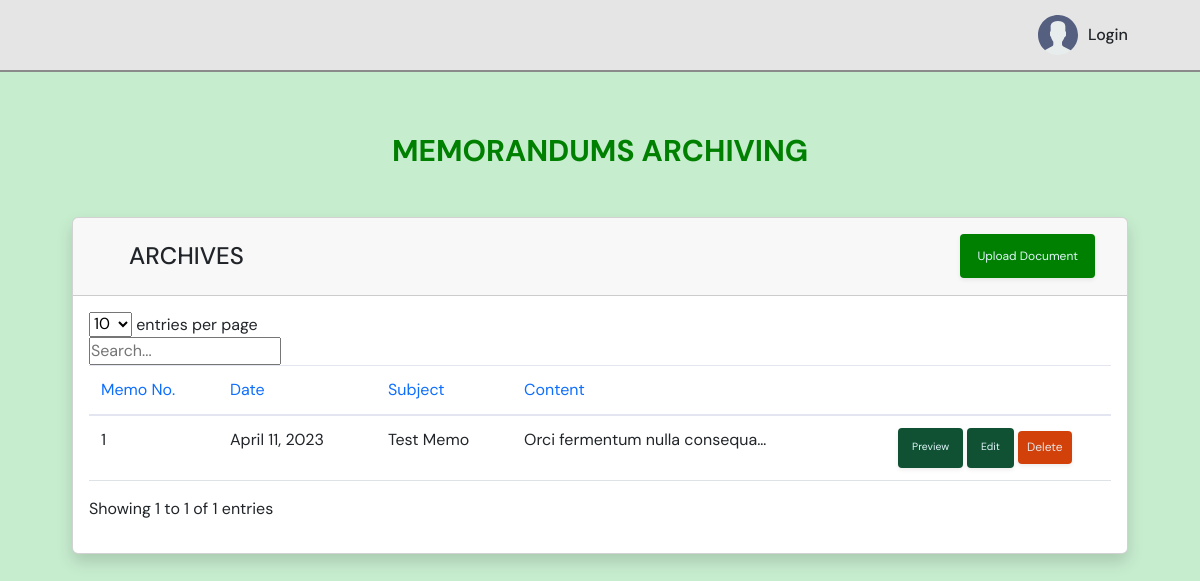
/memorandums/, run on the app's committed database.
### home/models.py (models this page shows, shortened)
class Memorandum(models.Model):
    memo_no = models.CharField(max_length=10, primary_key=True)
    memo_date = models.DateField(null=True, blank=True)
    memo_file = models.FileField(null=True, blank=True)
    memo_subject = models.CharField(max_length=255, null=True, blank=True)
    memo_content = models.TextField(null=True, blank=True)
    memo_to = models.CharField(max_length=100, null=True, blank=True)
    memo_to_pos = models.CharField(max_length=100, null=True, blank=True)
    memo_thru = models.CharField(max_length=100, null=True, blank=True)
    memo_thru_pos = models.CharField(max_length=100, null=True, blank=True)
    memo_from = models.CharField(max_length=100, null=True, blank=True)
    memo_from_pos = models.CharField(max_length=100, null=True, blank=True)
    memo_recomm_by = models.CharField(max_length=100, null=True, blank=True)
    memo_approved_by = models.CharField(max_length=100, null=True, blank=True)
    created_at = models.DateTimeField(auto_now_add=True)
    created_by = models.CharField(max_length=100, null=True, blank=True)
    modified_at = models.DateTimeField(auto_now=True)
    modified_by = models.CharField(max_length=100, null=True, blank=True)
    class Meta:
        ordering = ['-created_at']

### home/views.py (the view)
# urls.py: path('memorandums/', views.memorandums, name="memorandums"),
def memorandums(request):
    memorandums = Memorandum.objects.all()
    context = {
        'navbar': 'memorandum',
        'memorandums': memorandums
    }
    return render(request, 'home/memorandums.html', context)

### templates/home/memorandums.html (shortened to what this page needs)
{% extends 'index.html' %}
{% load static %}
{% block css %}
<link rel="stylesheet" href="{% static 'css/datatables.css' %}" />
{% endblock css %}
{% block content %}
<main>
	<div class="container">
		<h2 class="head-text">MEMORANDUMS ARCHIVING</h2>
		<div class="card shadow mb-4 mt-5">
			<div class="dashboard-header card-header py-3 d-flex flex-row align-items-center justify-content-between">
				<h4 class="font-weight-bold archives">Archives</h4>
				<a href="{% url 'add-memo' %}" class="add-docs d-none d-sm-inline-block btn btn-sm shadow-sm"> Upload Document </a>
			</div>
			<div class="card-body">
				<div class="table-responsive">
					<table class="table datatable" width="100%" cellspacing="0">
						<thead>
							<tr>
								<th>Memo No.</th>
								<th>Date</th>
								<th>Subject</th>
								<th>Content</th>
								<th></th>
							</tr>
						</thead>
						<tbody>
							{% for memo in memorandums %}
							<tr>
								<td>{{memo.memo_no}}</td>
								<td>{{memo.memo_date}}</td>
								<td>{{memo.memo_subject}}</td>
								<td>{{memo.memo_content|truncatechars:30}}</td>
								<td class="text-center">
									<span class="pop dl-docs d-none d-sm-inline-block btn btn-sm shadow-sm"> Preview </span>
									<a href="{% url 'edit-memo' memo.memo_no %}" class="dl-docs d-none d-sm-inline-block btn btn-sm shadow-sm"> Edit </a>
									<a href="{% url 'delete-memo' memo.memo_no %}" class="del-docs d-none d-sm-inline-block btn btn-sm shadow-sm"> Delete </a>
								</td>
							</tr>
							{% endfor %}
						</tbody>
					</table>
				</div>
			</div>
		</div>
	</div>
</main>
 {% endblock content %}

### static/css/style.css (style rules this page uses)
:root { --clr-primary-400: hsl(228, 39%, 23%); --clr-white-500: #e1f6fb; --clr-white: #e5e5e5; --clr-gray: #8b8b8b; --clr-dark-gray: hwb(0 26% 74%); --clr-green-100: #75cb98; --clr-green-200: #5dd693; --clr-green-300: #66b366; --clr-green-400: #00b300; --clr-green-500: #198d19; --clr-green-600: #008000; --clr-green-700: #0f5132; }
*, *::before, *::after { box-sizing: border-box; }
* { margin: 0; padding: 0; font: inherit; }
html, body { position: relative; min-height: 100vh; }
body { font-family: "DM Sans", -apple-system, BlinkMacSystemFont, "Segoe UI", Roboto, Oxygen, Ubuntu, Cantarell, "Open Sans", "Helvetica Neue", sans-serif; text-rendering: optimizeSpeed; line-height: 1.5; background-color: #94dda485; }
a { text-decoration: none; }
main { padding-bottom: 370px; }
.container { padding-inline: 12px; }
.head-text { margin-top: 8.3rem; text-align: center; font-size: 30px; font-weight: 700; color: var(--clr-green-600); }
.archives { padding: 0.5rem 0 0 2.5rem; text-transform: uppercase; }
.add-docs { font-size: 0.75rem; color: var(--clr-white-500); background-color: var(--clr-green-600); padding: 0.75rem 1rem; margin-right: 1rem; }
.dl-docs { font-size: 0.65rem; line-height: 1.2; color: var(--clr-white-500); background-color: var(--clr-green-700); padding: 0.8rem; }
.del-docs { font-size: 0.75rem; line-height: 1.2; color: var(--clr-white); background-color: #d3410b; padding: 0.5rem; }
table { border-collapse: collapse; }
.table { width: 100%; margin-bottom: 1rem; color: #858796; }
.table th, .table td { padding: 0.75rem; vertical-align: top; border-top: 1px solid #e3e6f0; }
.table thead th { vertical-align: bottom; border-bottom: 2px solid #e3e6f0; }
.table-responsive { display: block; width: 100%; overflow-x: auto; -webkit-overflow-scrolling: touch; }
@media (min-width: 575px) { .container { max-width: 570px; width: 100%; margin-inline: auto; } }
@media (min-width: 768px) { :root { --fs-2: 6rem; --fs-3: 5.5rem; } }
@media (min-width: 768px) { .container { max-width: 720px; } }
@media (min-width: 992px) { :root { --fs-3: 7rem; } }
@media (min-width: 992px) { .container { max-width: 150rem; width: 90%; margin: auto; } }
@media (min-width: 1200px) { .container { max-width: 150rem; width: 90%; margin: auto; } }

### data on the page
Memorandum: memo_no "1", memo_date "April 11, 2023", memo_subject "Test Memo", memo_content "Orci fermentum nulla consequa…"
